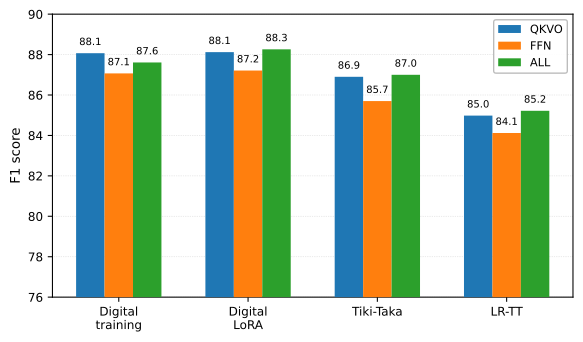

Python code for this plot:
"""Figure 6(a): F1 comparison across training methods and LoRA targets."""
import numpy as np
import matplotlib
matplotlib.use('Agg')
import matplotlib.pyplot as plt

methods = ['Digital\ntraining', 'Digital\nLoRA', 'Tiki-Taka', 'LR-TT']

# F1 scores: {method: [QKVO, FFN, ALL]}
data = {
    'Digital\ntraining': [88.07, 87.07, 87.61],
    'Digital\nLoRA':     [88.12, 87.21, 88.26],
    'Tiki-Taka':         [86.9, 85.7, 87.0],
    'LR-TT':             [84.98, 84.12, 85.22],
}

targets = ['QKVO', 'FFN', 'ALL']
colors = ['#1f77b4', '#ff7f0e', '#2ca02c']

plt.rcParams.update({
    'font.size': 9, 'axes.labelsize': 10,
    'xtick.labelsize': 9, 'ytick.labelsize': 9,
    'axes.linewidth': 0.8,
})

n_methods = len(methods)
n_targets = len(targets)
bar_width = 0.22
x = np.arange(n_methods)

fig, ax = plt.subplots(figsize=(6.0, 3.5))

for j, (target, color) in enumerate(zip(targets, colors)):
    offset = (j - (n_targets - 1) / 2) * bar_width
    vals = [data[m][j] for m in methods]
    plot_vals = [v if v is not None else 0 for v in vals]
    bars = ax.bar(x + offset, plot_vals, bar_width, label=target, color=color, zorder=3)
    for i, (bar, v) in enumerate(zip(bars, vals)):
        if v is not None:
            ax.text(bar.get_x() + bar.get_width() / 2, bar.get_height() + 0.3,
                    f'{v:.1f}', ha='center', va='bottom', fontsize=7.5)

ax.set_ylabel('F1 score')
ax.set_xticks(x)
ax.set_xticklabels(methods)
ax.set_ylim(76, 90)
ax.legend(fontsize=8.5, framealpha=0.9, edgecolor='0.7')
ax.grid(True, axis='y', linestyle=':', linewidth=0.5, alpha=0.6)
fig.tight_layout(pad=0.5)

OUT = '/root/LRTT/examples/bert/results/plots/fig6a_target_comparison.png'
fig.savefig(OUT, dpi=300, bbox_inches='tight')
fig.savefig(OUT.replace('.png', '.svg'), bbox_inches='tight')
print(f'Saved: {OUT}')
